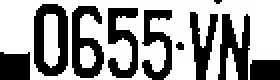
#> input picture ch12/完成檔/cropPlate/0655VN.jpg, 140 x 40 px (shown 2 times larger); its folder holds only this picture in this run
$ python cropNum_all.py
#> lines starting #> are read from the running program, lines starting #| are printed output that depends on the picture; after the words box and inside, x2 and y2 are one past the last pixel; in counts of white or black regions, pixels touching at a corner belong together
def emptydir(dirname):  #清空資料夾
    if os.path.isdir(dirname):  #資料夾存在就刪除
        shutil.rmtree(dirname)
        sleep(2)  #需延遲,否則會出錯
    os.mkdir(dirname)  #建立資料夾

import cv2
import glob
import shutil, os
from time import sleep

print('開始擷取車牌數字！')
emptydir('cropNum')
myfiles = glob.glob('cropPlate\*.jpg')
for f in myfiles:
    filename = (f.split('\\'))[-1].replace('.jpg', '')  #移除檔名中的「.jpg」
    emptydir('cropNum/' + filename)  #以車牌號碼做資料夾名稱
    image = cv2.imread(f)  #讀取車牌號碼圖片
#> image is the input picture: shape (40, 140, 3); min 0, max 255, mean 155.5
    gray = cv2.cvtColor(image, cv2.COLOR_BGR2GRAY)  #灰階
    _,thresh = cv2.threshold(gray, 127, 255, cv2.THRESH_BINARY_INV)  #轉為黑白
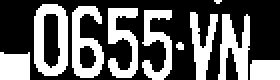
#> thresh: shape (40, 140) (shown 2 times larger); 39% white; 10 white regions (2 under 20 px)
    contours1 = cv2.findContours(thresh.copy(), cv2.RETR_EXTERNAL, cv2.CHAIN_APPROX_SIMPLE)  #尋找輪廓
#> contours1 = 10 contours, 2 with area under 20; largest, box (x1, y1, x2, y2) and area: (17, 2, 34, 38) 516, (36, 3, 52, 39) 340, (109, 7, 125, 40) 247, (54, 4, 69, 39) 224, (71, 5, 86, 40) 203, (95, 6, 109, 40) 180, (0, 26, 15, 40) 170, (125, 30, 140, 40) 124
    contours = contours1[1]  #取得輪廓
#> contours = [[1, -1, -1, -1], [2, 0, -1, -1], [3, 1, -1, -1], [4, 2, -1, -1], [5, 3, -1, -1], [6, 4, -1, -1], [7, 5, -1, -1], [8, 6, -1, -1], [9, 7, -1, -1], [-1, 8, -1, -1]]
    letter_image_regions = []  #文字圖形串列
    for contour in contours:  #依序處理輪廓
#> (the run stopped early here; a loop or call above may not have finished)

$ run again, on ch12/完成檔/cropPlate/1912PG.jpg
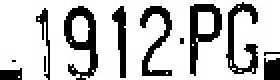
#> input picture ch12/完成檔/cropPlate/1912PG.jpg, 140 x 40 px (shown 2 times larger)
#> image is the input picture: shape (40, 140, 3); min 0, max 255, mean 193.6
#> `_,thresh = cv2.threshold(gray, 127, 255, cv2.THRESH_BINARY_INV)`:
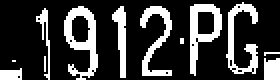
#> thresh: shape (40, 140) (shown 2 times larger); 24% white; 12 white regions (4 under 20 px)
#> contours1 = 12 contours, 4 with area under 20; largest, box (x1, y1, x2, y2) and area: (32, 3, 49, 40) 324, (95, 2, 111, 38) 290, (113, 1, 129, 37) 168, (70, 3, 86, 38) 150, (56, 3, 63, 39) 101, (132, 29, 140, 40) 64, (0, 34, 11, 40) 40, (18, 4, 25, 40) 28
#> contours = [[1, -1, -1, -1], [2, 0, -1, -1], [3, 1, -1, -1], [4, 2, -1, -1], [5, 3, -1, -1], [6, 4, -1, -1], [7, 5, -1, -1], [8, 6, -1, -1], [9, 7, -1, -1], [10, 8, -1, -1], [11, 9, -1, -1], [-1, 10, -1, -1]]

$ run again, on ch12/完成檔/cropPlate/2880F7.jpg
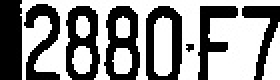
#> input picture ch12/完成檔/cropPlate/2880F7.jpg, 140 x 40 px (shown 2 times larger)
#> image is the input picture: shape (40, 140, 3); min 0, max 255, mean 144
#> `_,thresh = cv2.threshold(gray, 127, 255, cv2.THRESH_BINARY_INV)`:
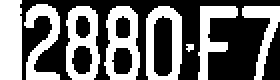
#> thresh: shape (40, 140) (shown 2 times larger); 43.5% white; 8 white regions (1 under 20 px)
#> contours1 = 8 contours, 1 with area under 20; largest, box (x1, y1, x2, y2) and area: (73, 3, 91, 40) 572, (52, 3, 70, 40) 508, (33, 3, 50, 40) 500, (0, 0, 11, 40) 387, (12, 2, 30, 40) 252, (99, 3, 119, 40) 240, (121, 3, 140, 40) 196
#> contours = [[1, -1, -1, -1], [2, 0, -1, -1], [3, 1, -1, -1], [4, 2, -1, -1], [5, 3, -1, -1], [6, 4, -1, -1], [7, 5, -1, -1], [-1, 6, -1, -1]]

$ run again, on ch12/完成檔/cropPlate/5662LH.jpg
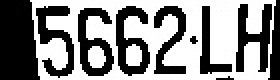
#> input picture ch12/完成檔/cropPlate/5662LH.jpg, 140 x 40 px (shown 2 times larger)
#> image is the input picture: shape (40, 140, 3); min 0, max 255, mean 138.5
#> `_,thresh = cv2.threshold(gray, 127, 255, cv2.THRESH_BINARY_INV)`:
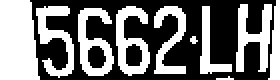
#> thresh: shape (40, 140) (shown 2 times larger); 45.7% white; 10 white regions (2 under 20 px)
#> contours1 = 10 contours, 2 with area under 20; largest, box (x1, y1, x2, y2) and area: (0, 0, 20, 40) 646, (39, 4, 57, 38) 336, (58, 3, 75, 38) 332, (118, 2, 136, 36) 239, (18, 3, 37, 39) 228, (77, 3, 93, 37) 195, (100, 3, 116, 37) 142, (134, 0, 140, 40) 113
#> contours = [[1, -1, -1, -1], [2, 0, -1, -1], [3, 1, -1, -1], [4, 2, -1, -1], [5, 3, -1, -1], [6, 4, -1, -1], [7, 5, -1, -1], [8, 6, -1, -1], [9, 7, -1, -1], [-1, 8, -1, -1]]

$ run again, on ch12/完成檔/cropPlate/0855U3.jpg
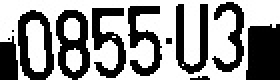
#> input picture ch12/完成檔/cropPlate/0855U3.jpg, 140 x 40 px (shown 2 times larger)
#> image is the input picture: shape (40, 140, 3); min 0, max 255, mean 148.8
#> `_,thresh = cv2.threshold(gray, 127, 255, cv2.THRESH_BINARY_INV)`:
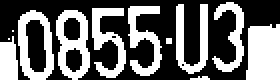
#> thresh: shape (40, 140) (shown 2 times larger); 41.6% white; 12 white regions (4 under 20 px)
#> contours1 = 12 contours, 4 with area under 20; largest, box (x1, y1, x2, y2) and area: (9, 5, 27, 40) 479, (28, 5, 45, 40) 439, (123, 12, 140, 40) 394, (46, 4, 63, 39) 216, (64, 3, 81, 38) 210, (88, 2, 104, 37) 208, (106, 1, 122, 36) 168, (0, 18, 9, 40) 136
#> contours = [[1, -1, -1, -1], [2, 0, -1, -1], [3, 1, -1, -1], [4, 2, -1, -1], [5, 3, -1, -1], [6, 4, -1, -1], [7, 5, -1, -1], [8, 6, -1, -1], [9, 7, -1, -1], [10, 8, -1, -1], [11, 9, -1, -1], [-1, 10, -1, -1]]
